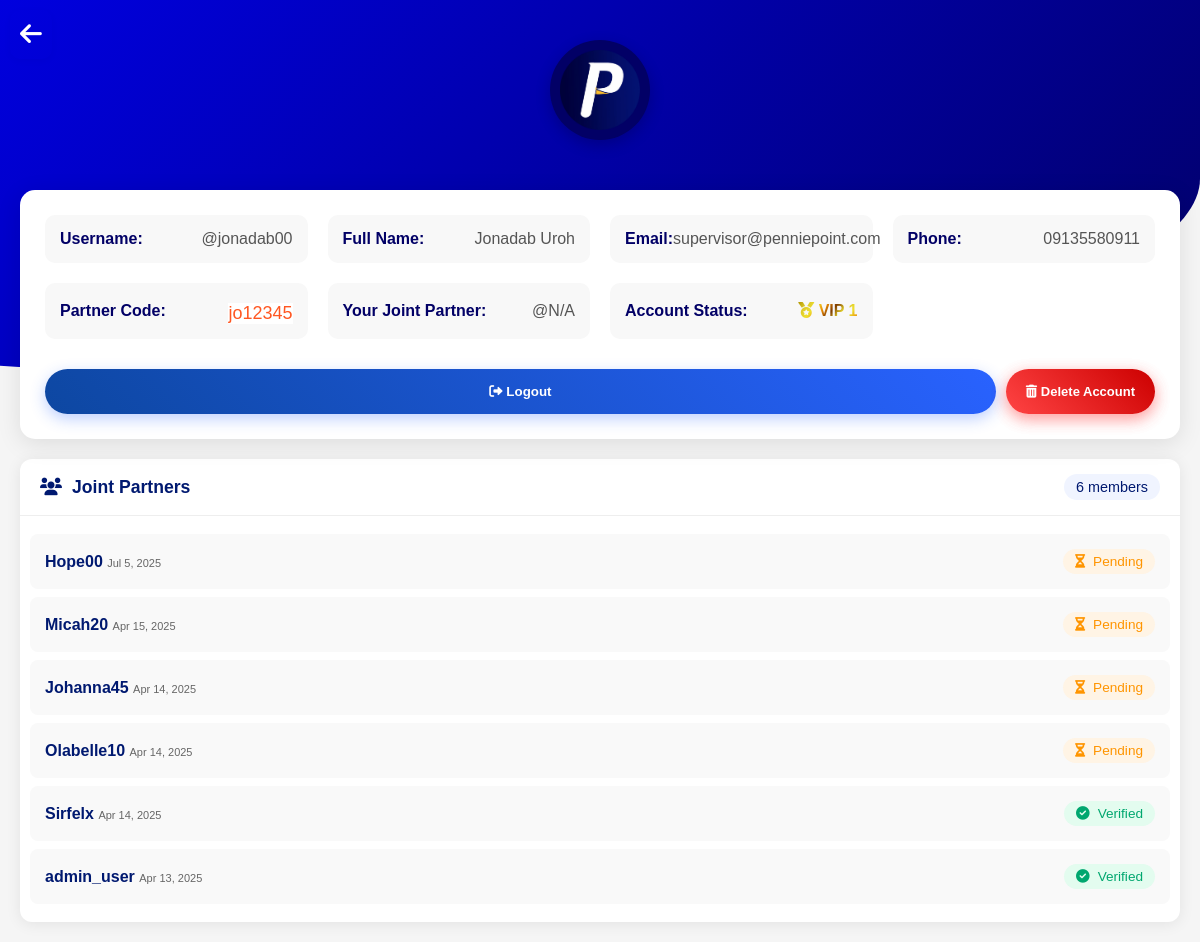
Screenshot of /profile (signed in) with the database file from the repository.
### tables this page shows
CREATE TABLE users (
            id INTEGER PRIMARY KEY AUTOINCREMENT,
            fullname TEXT NOT NULL,
            email TEXT NOT NULL UNIQUE,
            username TEXT NOT NULL UNIQUE,
            phone TEXT NOT NULL,
            referral TEXT NOT NULL,
            stage INTEGER DEFAULT 1,
            partner_code TEXT UNIQUE,
            password TEXT NOT NULL,
            reset_token TEXT,
            reset_expires DATETIME,
            created_at DATETIME DEFAULT CURRENT_TIMESTAMP,
            status INTEGER DEFAULT 1 NOT NULL,
            wallet_balance DECIMAL(10, 2) DEFAULT 0.00,
            is_admin INTEGER DEFAULT 0
        );

### pages/profile.php (the view, shortened to what this page needs)
<?php
require_once __DIR__ . '/../src/functions.php';
$user = $_SESSION['user'];
function getReferrerUsername($referralCode) {
    global $pdo;
    try {
        $stmt = $pdo->prepare("SELECT username FROM users WHERE partner_code = ?");
        $stmt->execute([$referralCode]);
        return $stmt->fetchColumn() ?: 'N/A';
    } catch (PDOException $e) {
        error_log("Database error: " . $e->getMessage());
        return 'N/A';
    }
}
$referrerUsername = getReferrerUsername($user['referral']);
function getReferredUsers($partnerCode) {
    global $pdo;
    try {
        $stmt = $pdo->prepare("
            SELECT username, created_at, status
            FROM users
            WHERE referral = :code
            ORDER BY created_at DESC
        ");
        $stmt->execute([':code' => $partnerCode]);
        return $stmt->fetchAll(PDO::FETCH_ASSOC);
    } catch (PDOException $e) {
        error_log("Database error: " . $e->getMessage());
        return [];
    }
}
$referredUsers = getReferredUsers($user['partner_code']);
?>
<!DOCTYPE html>
<html lang="en">
<head>
  <link rel="stylesheet" href="https://cdnjs.cloudflare.com/ajax/libs/font-awesome/6.0.0/css/all.min.css">
</head>
<body>
  <div class="cont">
    <div class="header-container">
      <div class="up-circle"></div>
      <div class="profile-header">
        <div class="profile-avatar">
          <img src="assets/images/logo.png" class="logo-img" >
        </div>
      </div>
    </div>
    <div class="profile-card">
      <div class="profile-details">
        <div class="detail-item">
          <span class="detail-label">Username:</span>
          <span class="detail-value">@<?= htmlspecialchars($user['username']) ?></span>
        </div>
        <div class="detail-item">
          <span class="detail-label">Full Name:</span>
          <span class="detail-value"><?= htmlspecialchars($user['fullname']) ?></span>
        </div>
        <div class="detail-item">
          <span class="detail-label">Email:</span>
          <span class="detail-value"><?= htmlspecialchars($user['email']) ?></span>
        </div>
        <div class="detail-item">
          <span class="detail-label">Phone:</span>
          <span class="detail-value"><?= htmlspecialchars($user['phone']) ?></span>
        </div>
        <div class="detail-item">
          <span class="detail-label">Partner Code:</span>
            <?php if($user['status'] == 2): ?>
          <span class="detail-value code-value"><?= htmlspecialchars($user['partner_code']) ?></span>
    <?php else: ?>
              <span class="detail-value code-value">Not verified</span>
    <?php endif; ?>
        </div>
        <div class="detail-item">
          <span class="detail-label">Your Joint Partner:</span>
          <span class="detail-value">@<?= htmlspecialchars($referrerUsername) ?></span>
        </div>
        <div class="detail-item">
          <span class="detail-label">Account Status:</span>
          <span class="gradient-gold" style="font-weight:bolder;">
            <i class="fa fa-medal"></i> VIP <?= (int)$user['stage'] ?>
          </span>
        </div>
      </div>
      <div class="button-group">
        <form action="/logout" method="POST" class="verify-sub">
          <button type="submit" class="verify-b" >
            <i class="fas fa-sign-out-alt"></i> Logout
          </button>
         </form>
         <form action="/delete_account" method="POST" id="del"  class="delete-sub">
        <button class="delete-b" type="button" onclick="confirmDelete()" >
          <i class="fas fa-trash-alt"></i> Delete Account
        </button>
        </form>
      </div>
    </div>
    <section class="referred-partners">
    <div class="section-header">
    <h3><i class="fas fa-users"></i> Joint Partners</h3>
    <span class="count-badge"><?= count($referredUsers) ?> members</span>
    </div>
    <?php if (!empty($referredUsers)): ?>
    <div class="partner-list">
    <?php foreach ($referredUsers as $member): ?>
    <div class="partner-item">
    <div class="partner-info">
    <span class="partner-username"><?= htmlspecialchars($member['username']) ?></span>
    <span class="partner-date"><?= date('M j, Y', strtotime($member['created_at'])) ?></span>
    </div>
    <div class="partner-status <?= $member['status'] == 2 ? 'verified' : 'pending' ?>">
    <i class="fas <?= $member['status'] == 2 ? 'fa-check-circle' : 'fa-hourglass-half' ?>"></i>
    <?= $member['status'] == 2 ? 'Verified' : 'Pending' ?>
    </div>
    </div>
    <?php endforeach; ?>
    </div>
    <?php endif; ?>
    </section>
    <div class="back" ><a href="dashboard" ><i class="fas fa-arrow-left" ></i></a></div>
  </div>
</body>
</html>

### rows the page displays
users: username "Hope00", created_at "Jul 5, 2025", status 1 (drawn)
users: username "Micah20", created_at "Apr 15, 2025", status 1 (drawn)
users: username "Johanna45", created_at "Apr 14, 2025", status 1 (drawn)
users: username "Olabelle10", created_at "Apr 14, 2025", status 1 (drawn)
users: username "Sirfelx", created_at "Apr 14, 2025", status 2 (drawn)
users: username "admin_user", created_at "Apr 13, 2025", status 2 (drawn)

### other values shown
$user['username'] "jonadab00"
$user['fullname'] "Jonadab Uroh"
$user['email'] "supervisor@penniepoint.com"
$user['phone'] "09135580911"
$user['partner_code'] "jo12345"
$referrerUsername "N/A"
count($referredUsers) "6"
